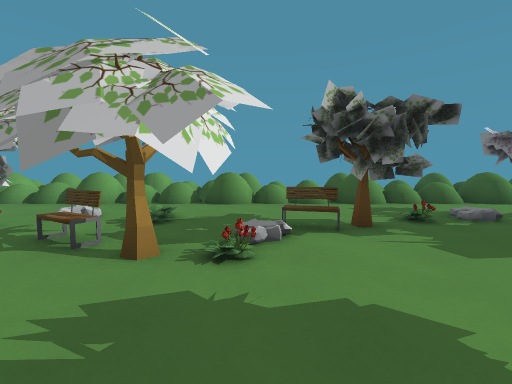
view 1 (above)

23 first-person views from a walk through a level from a Godot 3-D game. The camera is 1.26 m above the floor, tilts 4° down and sees 90° across. The floor is counted in squares, 1.44 m on a side. Each view is taken from the middle of a square. On the plan, view 1 faces up. The plan holds only what a view shows up to about 10 squares ahead; the rest is blank. The place goes on beyond the plan. Characters and animated objects are not drawn.

view 2
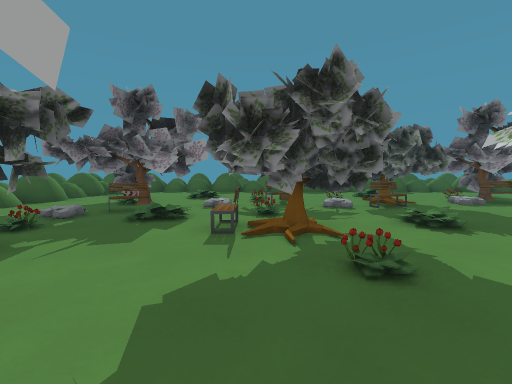

view 3
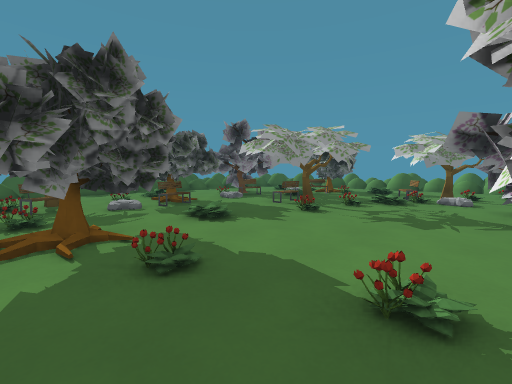

view 4
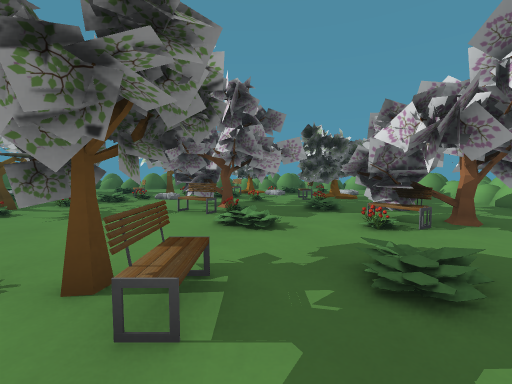

view 5
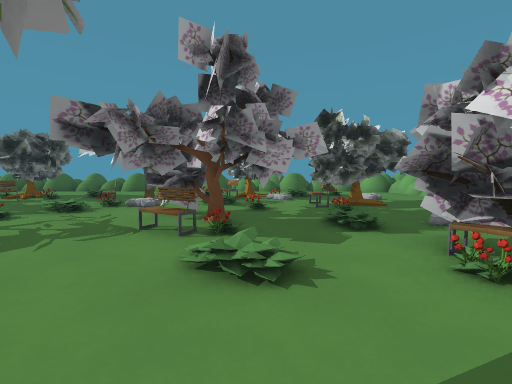

view 6
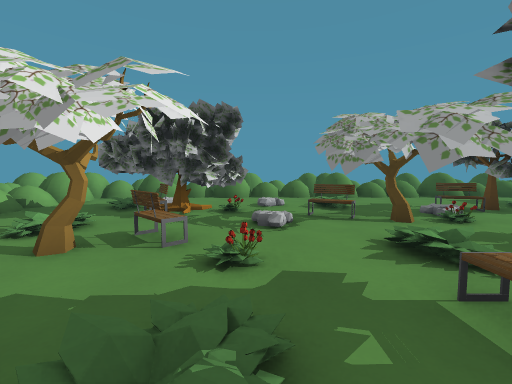

view 7
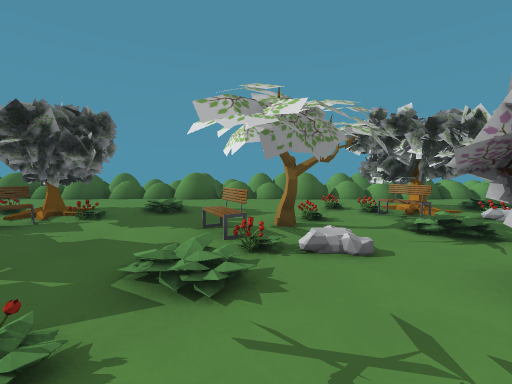

view 8
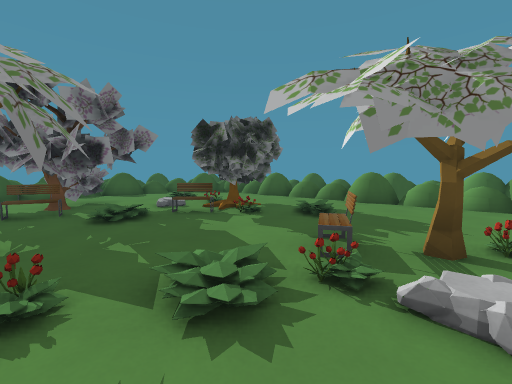

view 9
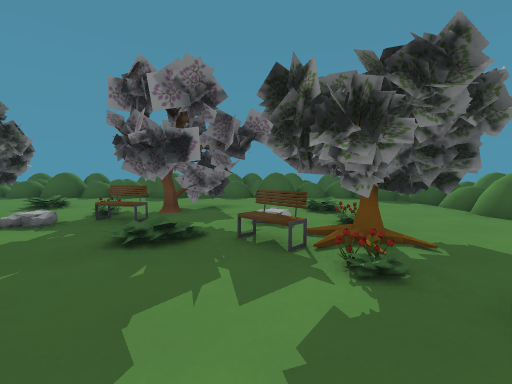

view 10
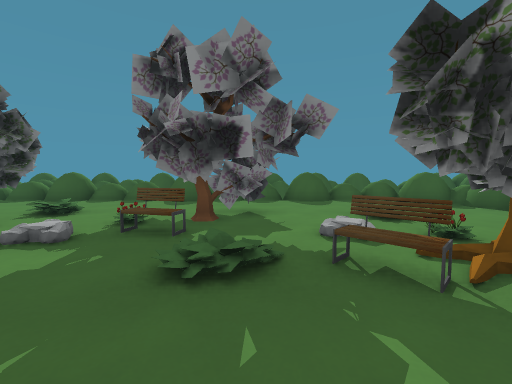

view 11
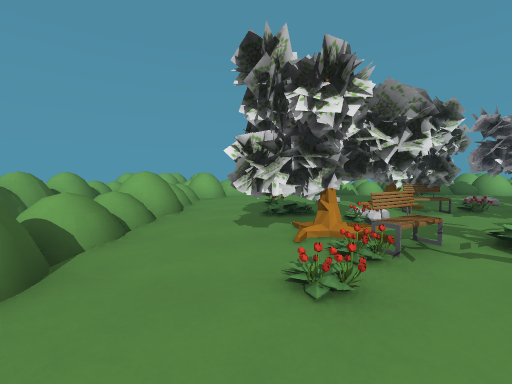

view 12
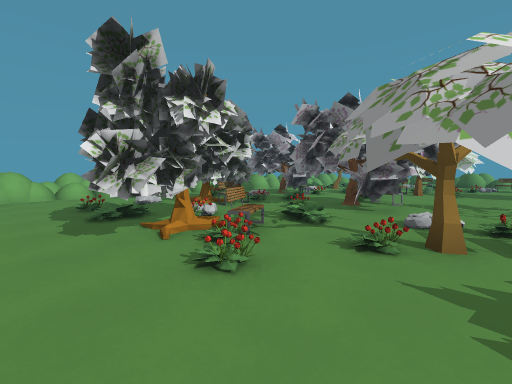

view 13
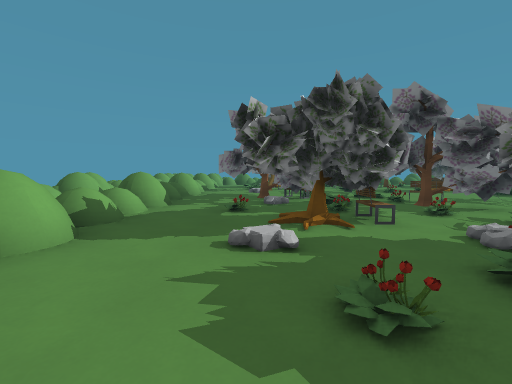

view 14
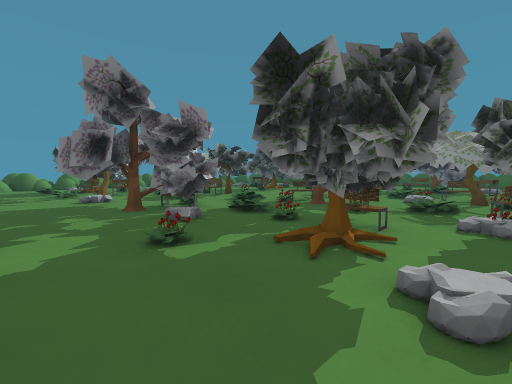

view 15
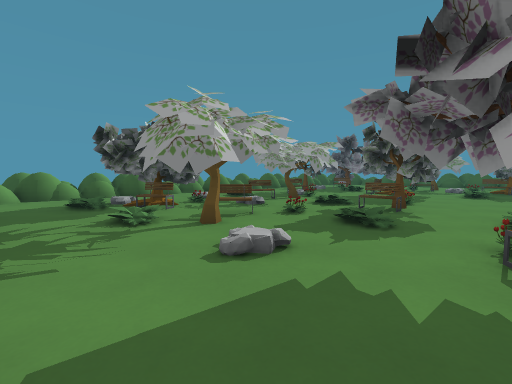

view 16
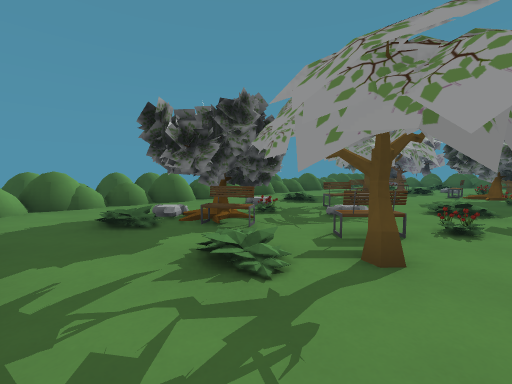

view 17
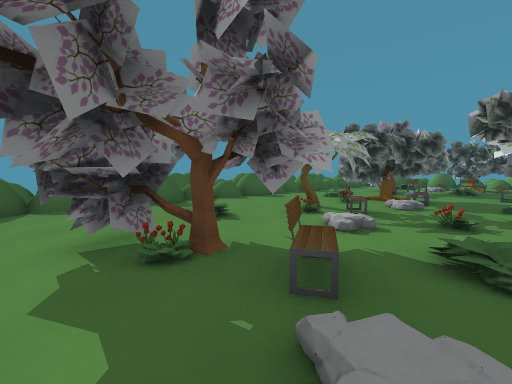

view 18
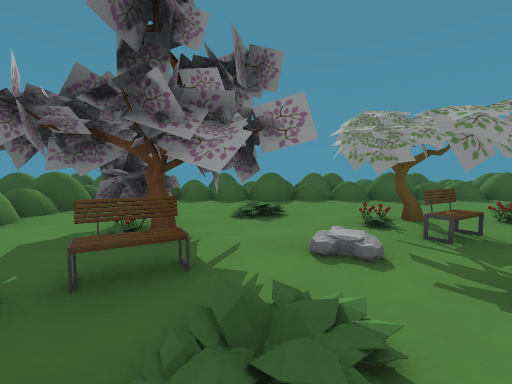

view 19
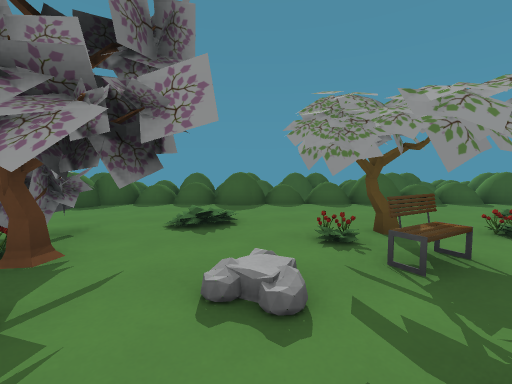

view 20
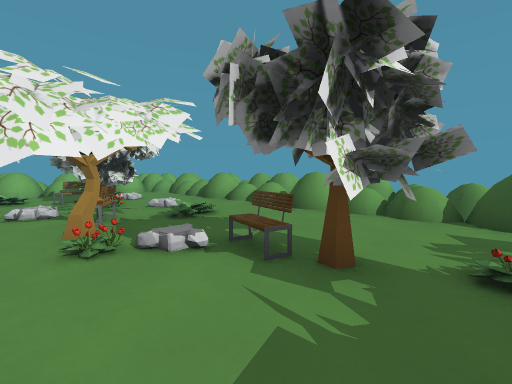

view 21
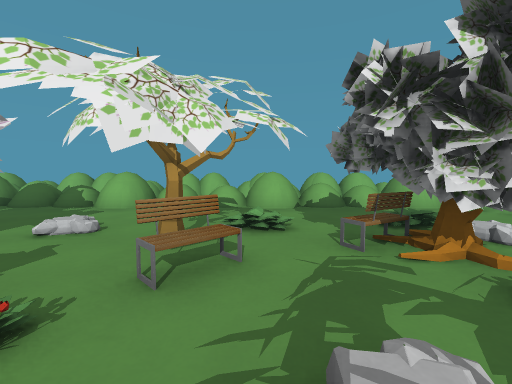

view 22
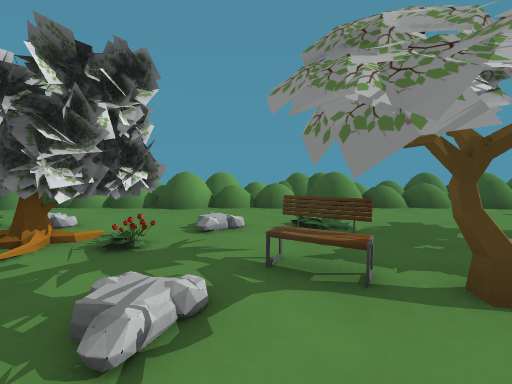

view 23
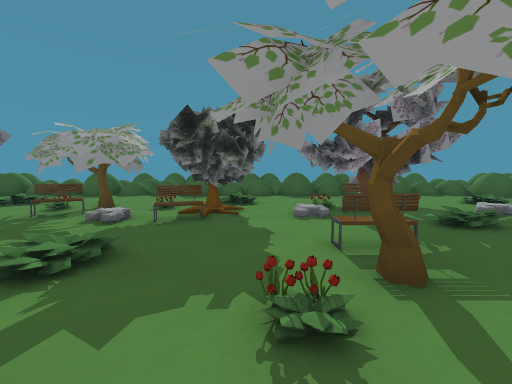

### Floor plan
Key: @ floor where view 1 was taken; # wall or solid block; x gap in a wall; . main floor; : floor 0.75 m higher than the main floor; / step, stairs or slope; = window, fence, low wall or low ledge; ^ raised ledge; T tree; P plant; F flower; B bench; R rock; O other object.
Columns run from 12 left of view 1 to 13 right of it. Each row starts with its distance up from view 1.
  9     ^#=#= =   =   =
  8   ^^^x^^x^^^xO^^=O^^^^^=
  7   =....................^#
  6 ##^............O..T..../^=
  5 # O..OT.T.O...TP.TPFT..//
  4 # ^..OTPF.O.FBTO.BTTT..//
  3   ^...BT..BTP...P.TTOP./^=
  2   ^..PTT..TTF.....OO...=^
  1   O..PTBF.P..FTBPO.POT..O
  0   ^..TT.P.OT@P.TT..BTT..^
 -1   ^..O..P.BPFF.T . TF...^=
 -2   ^....O..T....PO.BOO..=^=
 -3   O.TTTFFPP.......TTPO..O
 -4   ^.TTTT..O...PF..T.P...^
 -5  #^..TTP.POT..TTB..O....^
 -6  #^....OPTTT.PFTT..BOTT.^=
 -7  #:.POOO.OTT.FP..P.TTT..O
 -8  =:...TT.OP.RPF..PPTTT..^
 -9  #=..TTTOO.PTB..FBB.....^=
-10   =..T..OTPFPT.FPT......^
-11   O...FPOTFFFT.POTPOPO..O
-12   ^...PO.TTF............^
-13   ^...F................^#
-14    ^x^^^^^x^^^^^^^^^x^^^
-15      ^^^^^^ ^  ^^^ ^^^

Positions as (right, up) in squares from view 1, and headings:
1: (0, 0), facing up
2: (-1, 1), facing right
3: (-1, 1), facing down-right
4: (-3, 1), facing down
5: (-3, -1), facing down
6: (-4, -2), facing up
7: (1, -5), facing down
8: (0, -6), facing down-right
9: (2, -9), facing right
10: (3, -8), facing right
11: (1, -12), facing left
12: (1, -13), facing up-left
13: (-7, -13), facing up
14: (-9, -10), facing up-right
15: (-9, -3), facing up-right
16: (-9, 0), facing up-right
17: (4, 6), facing down-right
18: (3, 3), facing right
19: (4, 2), facing right
20: (3, 2), facing up-left
21: (-3, 2), facing left
22: (-3, 1), facing up
23: (1, -4), facing right
